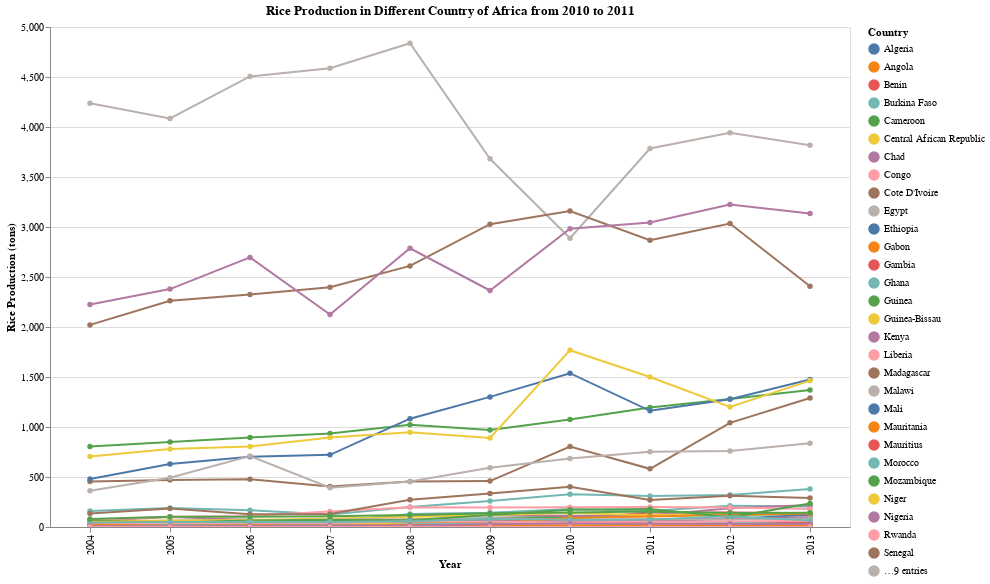

Write notebook code for a chart like this one.
### Code cell
# Filter data for rice production only
rice_df = merged_df[merged_df['Item'] == 'Rice (Milled Equivalent)']

# Aggregate by Region and Year
region_yearly_production = rice_df.groupby(['Country', 'Year'])['Value'].sum().reset_index()

# Create the visualization
chart = alt.Chart(region_yearly_production).mark_line(point=True).encode(
    x=alt.X('Year:O', title='Year'),
    y=alt.Y('Value:Q', title='Rice Production (tons)'),
    color=alt.Color('Country:N', title='Country'),
    tooltip=['Country:N', 'Year:O', 'Value:Q']
).properties(
    width=800,
    height=500,
    title='Rice Production in Different Country of Africa from 2010 to 2011'
).interactive()  # Enable interaction like zooming and panning

# Display the chart
chart

### Figure 1 — Vega-Lite specification as saved in the notebook (floating-point values rounded to 4 significant figures; data arrays with more than 128 entries replaced by an {"elided": "..."} marker saying what was removed)
{"config": {"view": {"continuousWidth": 300, "continuousHeight": 300}}, "data": {"name": "data-a2cef84fd40fefa8e94d35d8e34ff35a"}, "mark": {"type": "line", "point": true}, "encoding": {"color": {"field": "Country", "title": "Country", "type": "nominal"}, "tooltip": [{"field": "Country", "type": "nominal"}, {"field": "Year", "type": "ordinal"}, {"field": "Value", "type": "quantitative"}], "x": {"field": "Year", "title": "Year", "type": "ordinal"}, "y": {"field": "Value", "title": "Rice Production (tons)", "type": "quantitative"}}, "height": 500, "params": [{"name": "param_1", "select": {"type": "interval", "encodings": ["x", "y"]}, "bind": "scales"}], "title": "Rice Production in Different Country of Africa from 2010 to 2011", "width": 800, "$schema": "https://vega.github.io/schema/vega-lite/v5.17.0.json", "datasets": {"data-a2cef84fd40fefa8e94d35d8e34ff35a": {"elided": "380 records"}}}
